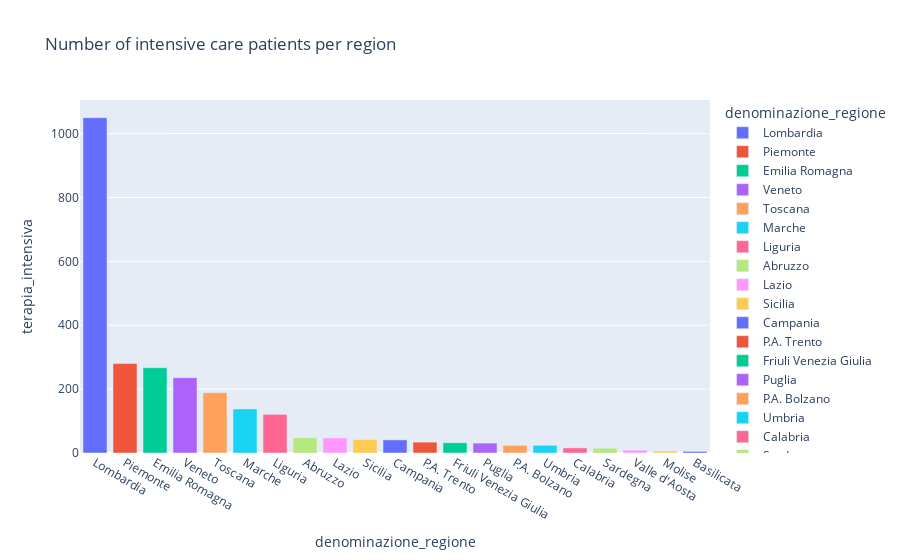

Notebook code cell kept with this figure:
### Code cell
px.bar(latest.sort_values('terapia_intensiva',ascending=False), x='denominazione_regione',y='terapia_intensiva',color='denominazione_regione',title='Total number of intensive care patients per region')

### Figure 1 — Plotly figure (JSON) as saved in the notebook; plotly's stock layout.template omitted (floating-point values rounded to 4 significant figures)
{"data": [{"alignmentgroup": "True", "hoverlabel": {"namelength": 0}, "hovertemplate": "denominazione_regione=%{x}<br>terapia_intensiva=%{y}", "legendgroup": "Lombardia", "marker": {"color": "#636efa"}, "name": "Lombardia", "offsetgroup": "Lombardia", "orientation": "v", "showlegend": true, "textposition": "auto", "type": "bar", "x": ["Lombardia"], "xaxis": "x", "y": [1050], "yaxis": "y"}, {"alignmentgroup": "True", "hoverlabel": {"namelength": 0}, "hovertemplate": "denominazione_regione=%{x}<br>terapia_intensiva=%{y}", "legendgroup": "Piemonte", "marker": {"color": "#EF553B"}, "name": "Piemonte", "offsetgroup": "Piemonte", "orientation": "v", "showlegend": true, "textposition": "auto", "type": "bar", "x": ["Piemonte"], "xaxis": "x", "y": [280], "yaxis": "y"}, {"alignmentgroup": "True", "hoverlabel": {"namelength": 0}, "hovertemplate": "denominazione_regione=%{x}<br>terapia_intensiva=%{y}", "legendgroup": "Emilia Romagna", "marker": {"color": "#00cc96"}, "name": "Emilia Romagna", "offsetgroup": "Emilia Romagna", "orientation": "v", "showlegend": true, "textposition": "auto", "type": "bar", "x": ["Emilia Romagna"], "xaxis": "x", "y": [267], "yaxis": "y"}, {"alignmentgroup": "True", "hoverlabel": {"namelength": 0}, "hovertemplate": "denominazione_regione=%{x}<br>terapia_intensiva=%{y}", "legendgroup": "Veneto", "marker": {"color": "#ab63fa"}, "name": "Veneto", "offsetgroup": "Veneto", "orientation": "v", "showlegend": true, "textposition": "auto", "type": "bar", "x": ["Veneto"], "xaxis": "x", "y": [236], "yaxis": "y"}, {"alignmentgroup": "True", "hoverlabel": {"namelength": 0}, "hovertemplate": "denominazione_regione=%{x}<br>terapia_intensiva=%{y}", "legendgroup": "Toscana", "marker": {"color": "#FFA15A"}, "name": "Toscana", "offsetgroup": "Toscana", "orientation": "v", "showlegend": true, "textposition": "auto", "type": "bar", "x": ["Toscana"], "xaxis": "x", "y": [189], "yaxis": "y"}, {"alignmentgroup": "True", "hoverlabel": {"namelength": 0}, "hovertemplate": "denominazione_regione=%{x}<br>terapia_intensiva=%{y}", "legendgroup": "Marche", "marker": {"color": "#19d3f3"}, "name": "Marche", "offsetgroup": "Marche", "orientation": "v", "showlegend": true, "textposition": "auto", "type": "bar", "x": ["Marche"], "xaxis": "x", "y": [138], "yaxis": "y"}, {"alignmentgroup": "True", "hoverlabel": {"namelength": 0}, "hovertemplate": "denominazione_regione=%{x}<br>terapia_intensiva=%{y}", "legendgroup": "Liguria", "marker": {"color": "#FF6692"}, "name": "Liguria", "offsetgroup": "Liguria", "orientation": "v", "showlegend": true, "textposition": "auto", "type": "bar", "x": ["Liguria"], "xaxis": "x", "y": [121], "yaxis": "y"}, {"alignmentgroup": "True", "hoverlabel": {"namelength": 0}, "hovertemplate": "denominazione_regione=%{x}<br>terapia_intensiva=%{y}", "legendgroup": "Abruzzo", "marker": {"color": "#B6E880"}, "name": "Abruzzo", "offsetgroup": "Abruzzo", "orientation": "v", "showlegend": true, "textposition": "auto", "type": "bar", "x": ["Abruzzo"], "xaxis": "x", "y": [48], "yaxis": "y"}, {"alignmentgroup": "True", "hoverlabel": {"namelength": 0}, "hovertemplate": "denominazione_regione=%{x}<br>terapia_intensiva=%{y}", "legendgroup": "Lazio", "marker": {"color": "#FF97FF"}, "name": "Lazio", "offsetgroup": "Lazio", "orientation": "v", "showlegend": true, "textposition": "auto", "type": "bar", "x": ["Lazio"], "xaxis": "x", "y": [47], "yaxis": "y"}, {"alignmentgroup": "True", "hoverlabel": {"namelength": 0}, "hovertemplate": "denominazione_regione=%{x}<br>terapia_intensiva=%{y}", "legendgroup": "Sicilia", "marker": {"color": "#FECB52"}, "name": "Sicilia", "offsetgroup": "Sicilia", "orientation": "v", "showlegend": true, "textposition": "auto", "type": "bar", "x": ["Sicilia"], "xaxis": "x", "y": [42], "yaxis": "y"}, {"alignmentgroup": "True", "hoverlabel": {"namelength": 0}, "hovertemplate": "denominazione_regione=%{x}<br>terapia_intensiva=%{y}", "legendgroup": "Campania", "marker": {"color": "#636efa"}, "name": "Campania", "offsetgroup": "Campania", "orientation": "v", "showlegend": true, "textposition": "auto", "type": "bar", "x": ["Campania"], "xaxis": "x", "y": [41], "yaxis": "y"}, {"alignmentgroup": "True", "hoverlabel": {"namelength": 0}, "hovertemplate": "denominazione_regione=%{x}<br>terapia_intensiva=%{y}", "legendgroup": "P.A. Trento", "marker": {"color": "#EF553B"}, "name": "P.A. Trento", "offsetgroup": "P.A. Trento", "orientation": "v", "showlegend": true, "textposition": "auto", "type": "bar", "x": ["P.A. Trento"], "xaxis": "x", "y": [34], "yaxis": "y"}, {"alignmentgroup": "True", "hoverlabel": {"namelength": 0}, "hovertemplate": "denominazione_regione=%{x}<br>terapia_intensiva=%{y}", "legendgroup": "Friuli Venezia Giulia", "marker": {"color": "#00cc96"}, "name": "Friuli Venezia Giulia", "offsetgroup": "Friuli Venezia Giulia", "orientation": "v", "showlegend": true, "textposition": "auto", "type": "bar", "x": ["Friuli Venezia Giulia"], "xaxis": "x", "y": [32], "yaxis": "y"}, {"alignmentgroup": "True", "hoverlabel": {"namelength": 0}, "hovertemplate": "denominazione_regione=%{x}<br>terapia_intensiva=%{y}", "legendgroup": "Puglia", "marker": {"color": "#ab63fa"}, "name": "Puglia", "offsetgroup": "Puglia", "orientation": "v", "showlegend": true, "textposition": "auto", "type": "bar", "x": ["Puglia"], "xaxis": "x", "y": [31], "yaxis": "y"}, {"alignmentgroup": "True", "hoverlabel": {"namelength": 0}, "hovertemplate": "denominazione_regione=%{x}<br>terapia_intensiva=%{y}", "legendgroup": "P.A. Bolzano", "marker": {"color": "#FFA15A"}, "name": "P.A. Bolzano", "offsetgroup": "P.A. Bolzano", "orientation": "v", "showlegend": true, "textposition": "auto", "type": "bar", "x": ["P.A. Bolzano"], "xaxis": "x", "y": [24], "yaxis": "y"}, {"alignmentgroup": "True", "hoverlabel": {"namelength": 0}, "hovertemplate": "denominazione_regione=%{x}<br>terapia_intensiva=%{y}", "legendgroup": "Umbria", "marker": {"color": "#19d3f3"}, "name": "Umbria", "offsetgroup": "Umbria", "orientation": "v", "showlegend": true, "textposition": "auto", "type": "bar", "x": ["Umbria"], "xaxis": "x", "y": [24], "yaxis": "y"}, {"alignmentgroup": "True", "hoverlabel": {"namelength": 0}, "hovertemplate": "denominazione_regione=%{x}<br>terapia_intensiva=%{y}", "legendgroup": "Calabria", "marker": {"color": "#FF6692"}, "name": "Calabria", "offsetgroup": "Calabria", "orientation": "v", "showlegend": true, "textposition": "auto", "type": "bar", "x": ["Calabria"], "xaxis": "x", "y": [16], "yaxis": "y"}, {"alignmentgroup": "True", "hoverlabel": {"namelength": 0}, "hovertemplate": "denominazione_regione=%{x}<br>terapia_intensiva=%{y}", "legendgroup": "Sardegna", "marker": {"color": "#B6E880"}, "name": "Sardegna", "offsetgroup": "Sardegna", "orientation": "v", "showlegend": true, "textposition": "auto", "type": "bar", "x": ["Sardegna"], "xaxis": "x", "y": [15], "yaxis": "y"}, {"alignmentgroup": "True", "hoverlabel": {"namelength": 0}, "hovertemplate": "denominazione_regione=%{x}<br>terapia_intensiva=%{y}", "legendgroup": "Valle d'Aosta", "marker": {"color": "#FF97FF"}, "name": "Valle d'Aosta", "offsetgroup": "Valle d'Aosta", "orientation": "v", "showlegend": true, "textposition": "auto", "type": "bar", "x": ["Valle d'Aosta"], "xaxis": "x", "y": [9], "yaxis": "y"}, {"alignmentgroup": "True", "hoverlabel": {"namelength": 0}, "hovertemplate": "denominazione_regione=%{x}<br>terapia_intensiva=%{y}", "legendgroup": "Molise", "marker": {"color": "#FECB52"}, "name": "Molise", "offsetgroup": "Molise", "orientation": "v", "showlegend": true, "textposition": "auto", "type": "bar", "x": ["Molise"], "xaxis": "x", "y": [6], "yaxis": "y"}, {"alignmentgroup": "True", "hoverlabel": {"namelength": 0}, "hovertemplate": "denominazione_regione=%{x}<br>terapia_intensiva=%{y}", "legendgroup": "Basilicata", "marker": {"color": "#636efa"}, "name": "Basilicata", "offsetgroup": "Basilicata", "orientation": "v", "showlegend": true, "textposition": "auto", "type": "bar", "x": ["Basilicata"], "xaxis": "x", "y": [5], "yaxis": "y"}], "layout": {"barmode": "relative", "legend": {"title": {"text": "denominazione_regione"}, "tracegroupgap": 0}, "title": {"text": "Number of intensive care patients per region"}, "xaxis": {"anchor": "y", "categoryarray": ["Lombardia", "Piemonte", "Emilia Romagna", "Veneto", "Toscana", "Marche", "Liguria", "Abruzzo", "Lazio", "Sicilia", "Campania", "P.A. Trento", "Friuli Venezia Giulia", "Puglia", "P.A. Bolzano", "Umbria", "Calabria", "Sardegna", "Valle d'Aosta", "Molise", "Basilicata"], "categoryorder": "array", "domain": [0, 1], "title": {"text": "denominazione_regione"}}, "yaxis": {"anchor": "x", "domain": [0, 1], "title": {"text": "terapia_intensiva"}}}}
